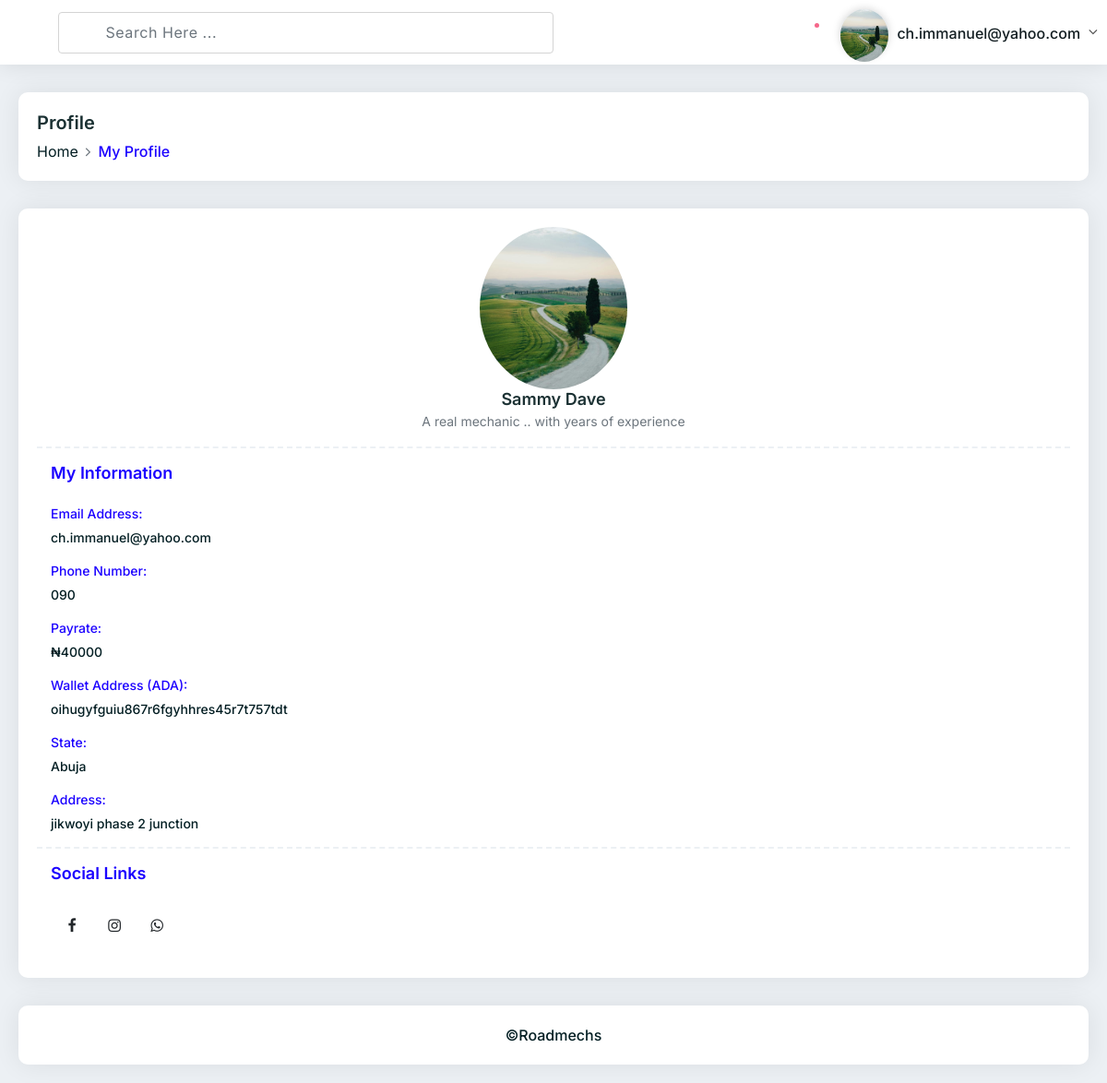
/view/myprofile_m.php (signed in), run on the app's committed database.
### tables this page shows
CREATE TABLE `users` (
  `id` bigint(250) NOT NULL,
  `fullname` varchar(50) DEFAULT NULL,
  `email` varchar(50) DEFAULT NULL,
  `password` varchar(255) NOT NULL,
  `bio` varchar(100) DEFAULT NULL,
  `state` varchar(50) DEFAULT NULL,
  `profile_pic` varchar(250) DEFAULT 'default_img.png',
  `phone_no` varchar(50) DEFAULT NULL,
  `pay_rate` bigint(50) DEFAULT 0,
  `wallet` varchar(255) DEFAULT NULL,
  `address` varchar(100) DEFAULT NULL,
  `fb_uname` varchar(50) DEFAULT NULL,
  `wa_no` varchar(50) DEFAULT NULL,
  `insta_uname` varchar(50) DEFAULT NULL,
  `notification` int(10) NOT NULL DEFAULT 0 COMMENT ' 1= checked, 0 = unchecked',
  `role` varchar(100) NOT NULL
);

### functions.php (called while the page is built, shortened)
<?php
function getUserProfile($conn, $email) {
    $stmt = $conn->prepare("SELECT * FROM users WHERE email=?");
    $stmt->bind_param("s", $email);
    $stmt->execute();
    $user = $stmt->get_result()->fetch_assoc();
    $profile = [];
    $profile['profile_pic'] = !empty($user['profile_pic']) ? "../uploads/" . $user['profile_pic'] : "../uploads/default_img.png";
    $profile['fullname']    = !empty($user['fullname']) ? $user['fullname'] : "User";
    $profile['email']    = !empty($user['email']) ? $user['email'] : "No Email";
    $profile['bio']         = !empty($user['bio']) ? $user['bio'] : "No bio provided";
    $profile['phone_no']    = !empty($user['phone_no']) ? $user['phone_no'] : "N/A";
    $profile['state']       = !empty($user['state']) ? $user['state'] : "N/A";
    $profile['address']     = !empty($user['address']) ? nl2br($user['address']) : "N/A";
    $profile['pay_rate']    = !empty($user['pay_rate']) ? $user['pay_rate'] : 0;
    $profile['wallet']    = !empty($user['wallet']) ? $user['wallet'] : "N/A";
    $profile['fb_uname']    = !empty($user['fb_uname']) ? $user['fb_uname'] : "";
    $profile['insta_uname'] = !empty($user['insta_uname']) ? $user['insta_uname'] : "";
    $profile['wa_no']       = !empty($user['wa_no']) ? $user['wa_no'] : "";
    $profile['facebook_url']  = !empty($profile['fb_uname']) ? "https://www.facebook.com/" . ltrim($profile['fb_uname'], "@") : "#";
    $profile['instagram_url'] = !empty($profile['insta_uname']) ? "https://www.instagram.com/" . ltrim($profile['insta_uname'], "@") : "#";
    $profile['whatsapp_url']  = !empty($profile['wa_no']) ? "https://wa.me/" . preg_replace("/[^0-9]/", "", $profile['wa_no']) : "#";
    return $profile;
}

### view/myprofile_m.php (the view, shortened to what this page needs)
<?php
include "../config.php";
include "../functions.php";
$email = $_SESSION['email'];
$profile = getUserProfile($conn, $email);
?>
<!DOCTYPE html>
<html>
<head>
	<link rel="stylesheet" type="text/css" href="vendors/styles/core.css">
	<link rel="stylesheet" type="text/css" href="vendors/styles/icon-font.min.css">
	<link rel="stylesheet" type="text/css" href="src/plugins/cropperjs/dist/cropper.css">
	<link rel="stylesheet" type="text/css" href="vendors/styles/style.css">
</head>
<body>
		<div class="header">
		<div class="header-left">
			<div class="menu-icon dw dw-menu"></div>
			<div class="header-search">
				<form method="post" action="#" enctype="multipart/form-data">
					<div class="form-group mb-0">
						<i class="dw dw-search2 search-icon"></i>
						<input type="text" class="form-control search-input" placeholder="Search Here ...">
					</div>
				</form>
			</div>
		</div>
		<div class="header-right">
			<div class="user-notification">
				<div class="dropdown">
					<a class="dropdown-toggle no-arrow" href="#" role="button" data-toggle="dropdown">
						<i class="icon-copy dw dw-notification"></i>
						<span class="badge notification-active"></span>
					</a>
				</div>
			</div>
			<div class="user-info-dropdown">
				<div class="dropdown">
					<a class="dropdown-toggle" href="#" role="button" data-toggle="dropdown">
						<span class="user-icon">
							<img src="<?= $profile['profile_pic'] ?>" alt="profile pic">
						</span>
						<span class="user-name">
							<?php echo($_SESSION['email']);?>
						</span>
					</a>
				</div>
			</div>
		</div>
	</div>
	<div class="main-container">
		<div class="pd-ltr-20 xs-pd-20-10">
			<div class="min-height-200px">
				<div class="page-header">
					<div class="row">
						<div class="col-md-12 col-sm-12">
							<div class="title">
								<h4>Profile</h4>
							</div>
							<nav aria-label="breadcrumb" role="navigation">
								<ol class="breadcrumb">
									<li class="breadcrumb-item"><a href="./dashboard_m.php">Home</a></li>
									<li class="breadcrumb-item active" aria-current="page">My Profile</li>
								</ol>
							</nav>
						</div>
					</div>
				</div>
				<div class="row">
					<div class="col-xl-12 col-lg-12 col-md-12 col-sm-12 mb-30">
						<div class="pd-20 card-box height-100-p">
							<div class="profile-photo">
								<img src="<?= $profile['profile_pic'] ?>" alt="profile image" class="avatar-photo">
							</div>
							<h5 class="text-center h5 mb-0"><?= $profile['fullname'] ?></h5>
							<p class="text-center text-muted font-14"><?= $profile['bio'] ?></p>
							<div class="profile-info">
								<h5 class="mb-20 h5 text-blue">My Information</h5>
								<ul>
									<li>
										<span>Email Address:</span>
										<?= $profile['email'] ?>
									</li>
									<li>
										<span>Phone Number:</span>
										<?= $profile['phone_no'] ?>
									</li>
                                    <li>
										<span>Payrate:</span>
										&#8358;<?= $profile['pay_rate'] ?>
									</li>
									<li>
										<span>Wallet Address (ADA):</span>
										<?php echo $profile['wallet']; ?>
									</li>
									<li>
										<span>State:</span>
										<?= $profile['state'] ?>
									</li>
									<li>
										<span>Address:</span>
										<?= $profile['address'] ?>
									</li>
								</ul>
							</div>
							<div class="profile-social">
								<h5 class="mb-20 h5 text-blue">Social Links</h5>
								<ul class="clearfix">
									<li><a href="<?php echo $profile['facebook_url'] ?>" target="_blank" class="btn" data-bgcolor="#3b5998" data-color="#ffffff"><i class="fa fa-facebook"></i></a></li>
									<li><a href="<?php echo $profile['instagram_url']; ?>" target="_blank" class="btn" data-bgcolor="#f46f30" data-color="#ffffff"><i class="fa fa-instagram"></i></a></li>
									<li><a href="<?php echo $profile['whatsapp_url']; ?>" target="_blank" class="btn" data-bgcolor="#00b489" data-color="#ffffff"><i class="fa fa-whatsapp"></i></a></li>
								</ul>
							</div>
						</div>
					</div>
				</div>
			</div>
			<div class="footer-wrap pd-20 mb-20 card-box">
				&copy;Roadmechs
			</div>
		</div>
	</div>
</body>
</html>

### data on the page
users: fullname "Sammy Dave", bio "A real mechanic .. with years of experience", email "ch.immanuel@yahoo.com", phone_no "090", pay_rate "40000", wallet "oihugyfguiu867r6fgyhhres45r7t757tdt", state "Abuja", address "jikwoyi phase 2 junction"

### other printed values
$_SESSION['email'] "ch.immanuel@yahoo.com"
